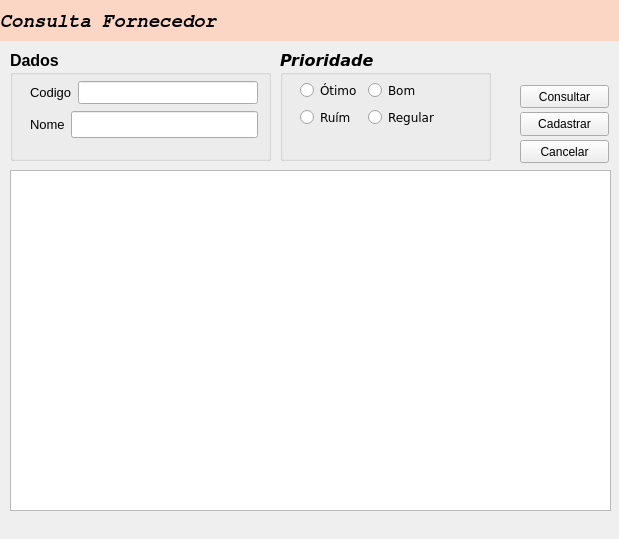
<?xml version="1.0" encoding="UTF-8"?>
<ui version="4.0">
 <class>Form</class>
 <widget class="QWidget" name="Form">
  <property name="geometry">
   <rect>
    <x>0</x>
    <y>0</y>
    <width>619</width>
    <height>539</height>
   </rect>
  </property>
  <property name="windowTitle">
   <string>Consulta Fornecedor</string>
  </property>
  <widget class="QLabel" name="label_3">
   <property name="geometry">
    <rect>
     <x>0</x>
     <y>10</y>
     <width>221</width>
     <height>21</height>
    </rect>
   </property>
   <property name="font">
    <font>
     <family>FreeMono</family>
     <pointsize>14</pointsize>
     <weight>75</weight>
     <italic>true</italic>
     <bold>true</bold>
    </font>
   </property>
   <property name="styleSheet">
    <string notr="true"/>
   </property>
   <property name="text">
    <string>Consulta Fornecedor</string>
   </property>
  </widget>
  <widget class="QLabel" name="label_6">
   <property name="geometry">
    <rect>
     <x>0</x>
     <y>0</y>
     <width>811</width>
     <height>41</height>
    </rect>
   </property>
   <property name="styleSheet">
    <string notr="true">background-color:  rgba(255, 207, 183, 200);</string>
   </property>
   <property name="text">
    <string/>
   </property>
  </widget>
  <widget class="QLabel" name="label">
   <property name="geometry">
    <rect>
     <x>540</x>
     <y>0</y>
     <width>81</width>
     <height>71</height>
    </rect>
   </property>
   <property name="styleSheet">
    <string notr="true">image: url(:/img/img/icons8-view-80.png);</string>
   </property>
   <property name="text">
    <string/>
   </property>
  </widget>
  <widget class="QGroupBox" name="groupBox">
   <property name="geometry">
    <rect>
     <x>10</x>
     <y>50</y>
     <width>261</width>
     <height>111</height>
    </rect>
   </property>
   <property name="font">
    <font>
     <pointsize>12</pointsize>
     <weight>75</weight>
     <bold>true</bold>
    </font>
   </property>
   <property name="focusPolicy">
    <enum>Qt::TabFocus</enum>
   </property>
   <property name="title">
    <string>Dados</string>
   </property>
   <widget class="QSplitter" name="splitter_2">
    <property name="geometry">
     <rect>
      <x>310</x>
      <y>190</y>
      <width>81</width>
      <height>20</height>
     </rect>
    </property>
    <property name="orientation">
     <enum>Qt::Horizontal</enum>
    </property>
   </widget>
   <widget class="QWidget" name="">
    <property name="geometry">
     <rect>
      <x>20</x>
      <y>30</y>
      <width>228</width>
      <height>60</height>
     </rect>
    </property>
    <layout class="QVBoxLayout" name="verticalLayout">
     <item>
      <layout class="QHBoxLayout" name="horizontalLayout_2">
       <item>
        <widget class="QLabel" name="label_2">
         <property name="font">
          <font>
           <pointsize>10</pointsize>
           <weight>50</weight>
           <italic>false</italic>
           <bold>false</bold>
          </font>
         </property>
         <property name="text">
          <string>Codigo</string>
         </property>
        </widget>
       </item>
       <item>
        <widget class="QLineEdit" name="codigo">
         <property name="enabled">
          <bool>true</bool>
         </property>
         <property name="maximumSize">
          <size>
           <width>16777215</width>
           <height>16777215</height>
          </size>
         </property>
         <property name="font">
          <font>
           <pointsize>10</pointsize>
          </font>
         </property>
        </widget>
       </item>
      </layout>
     </item>
     <item>
      <layout class="QHBoxLayout" name="horizontalLayout_3">
       <item>
        <widget class="QLabel" name="label_4">
         <property name="font">
          <font>
           <pointsize>10</pointsize>
           <weight>50</weight>
           <italic>false</italic>
           <bold>false</bold>
          </font>
         </property>
         <property name="text">
          <string>Nome</string>
         </property>
        </widget>
       </item>
       <item>
        <widget class="QLineEdit" name="nome"/>
       </item>
      </layout>
     </item>
    </layout>
   </widget>
  </widget>
  <widget class="QGroupBox" name="groupBox_3">
   <property name="geometry">
    <rect>
     <x>280</x>
     <y>50</y>
     <width>211</width>
     <height>111</height>
    </rect>
   </property>
   <property name="font">
    <font>
     <family>DejaVu Sans</family>
     <pointsize>12</pointsize>
     <weight>75</weight>
     <italic>true</italic>
     <bold>true</bold>
    </font>
   </property>
   <property name="title">
    <string>Prioridade</string>
   </property>
   <widget class="QWidget" name="layoutWidget">
    <property name="geometry">
     <rect>
      <x>20</x>
      <y>30</y>
      <width>137</width>
      <height>61</height>
     </rect>
    </property>
    <layout class="QFormLayout" name="formLayout">
     <item row="0" column="0">
      <widget class="QRadioButton" name="otimo">
       <property name="font">
        <font>
         <pointsize>9</pointsize>
         <weight>50</weight>
         <italic>false</italic>
         <bold>false</bold>
        </font>
       </property>
       <property name="text">
        <string>Ótimo</string>
       </property>
      </widget>
     </item>
     <item row="0" column="1">
      <widget class="QRadioButton" name="bom">
       <property name="font">
        <font>
         <pointsize>9</pointsize>
         <weight>50</weight>
         <italic>false</italic>
         <bold>false</bold>
        </font>
       </property>
       <property name="text">
        <string>Bom</string>
       </property>
      </widget>
     </item>
     <item row="1" column="1">
      <widget class="QRadioButton" name="regular">
       <property name="font">
        <font>
         <pointsize>9</pointsize>
         <weight>50</weight>
         <italic>false</italic>
         <bold>false</bold>
        </font>
       </property>
       <property name="text">
        <string>Regular</string>
       </property>
      </widget>
     </item>
     <item row="1" column="0">
      <widget class="QRadioButton" name="ruim">
       <property name="font">
        <font>
         <pointsize>9</pointsize>
         <weight>50</weight>
         <italic>false</italic>
         <bold>false</bold>
        </font>
       </property>
       <property name="text">
        <string>Ruím</string>
       </property>
      </widget>
     </item>
    </layout>
   </widget>
  </widget>
  <widget class="QPushButton" name="consultar">
   <property name="geometry">
    <rect>
     <x>520</x>
     <y>85</y>
     <width>89</width>
     <height>23</height>
    </rect>
   </property>
   <property name="text">
    <string>Consultar</string>
   </property>
   <property name="icon">
    <iconset resource="recursos.qrc">
     <normaloff>:/img/img/icons8-search-filled.svg</normaloff>:/img/img/icons8-search-filled.svg</iconset>
   </property>
  </widget>
  <widget class="QPushButton" name="cancelar">
   <property name="geometry">
    <rect>
     <x>520</x>
     <y>140</y>
     <width>89</width>
     <height>23</height>
    </rect>
   </property>
   <property name="text">
    <string>Cancelar</string>
   </property>
   <property name="icon">
    <iconset resource="recursos.qrc">
     <normaloff>:/img/img/icons8-cancelar.svg</normaloff>:/img/img/icons8-cancelar.svg</iconset>
   </property>
  </widget>
  <widget class="QTableWidget" name="tabela">
   <property name="geometry">
    <rect>
     <x>10</x>
     <y>170</y>
     <width>601</width>
     <height>341</height>
    </rect>
   </property>
  </widget>
  <widget class="QPushButton" name="cadastrar">
   <property name="geometry">
    <rect>
     <x>520</x>
     <y>112</y>
     <width>89</width>
     <height>24</height>
    </rect>
   </property>
   <property name="text">
    <string>Cadastrar</string>
   </property>
   <property name="icon">
    <iconset resource="recursos.qrc">
     <normaloff>:/img/img/icons8-product-26.png</normaloff>:/img/img/icons8-product-26.png</iconset>
   </property>
  </widget>
  <zorder>label_6</zorder>
  <zorder>label_3</zorder>
  <zorder>label</zorder>
  <zorder>groupBox</zorder>
  <zorder>groupBox_3</zorder>
  <zorder>consultar</zorder>
  <zorder>cancelar</zorder>
  <zorder>tabela</zorder>
  <zorder>cadastrar</zorder>
 </widget>
 <resources>
  <include location="recursos.qrc"/>
 </resources>
 <connections/>
</ui>
